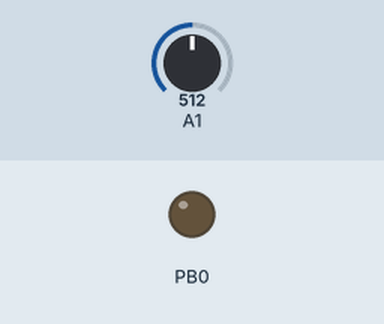
A sketch run on a simulated ATtiny85, built with avr-gcc and run on an emulated ATtiny85. Parts: output pins drawn as LEDs (lit = HIGH). The inputs (shaded band) are chosen by the test bench; at power-on: A1 = 512.

Above: at 1.2 s.
1.3 s: A1 set to 716
At 2.1 s:
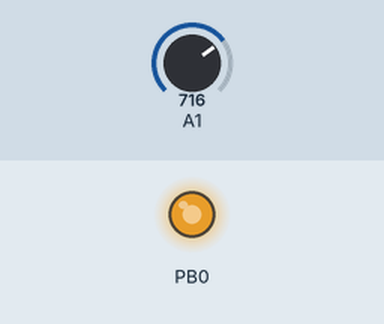
2.8 s: A1 set to 758
At 3.3 s:
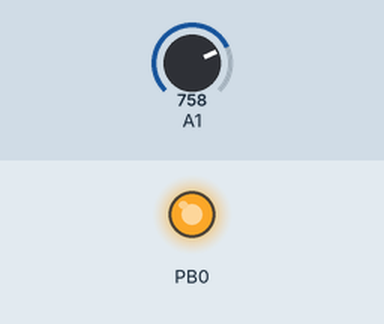
4.3 s: A1 set to 768
At 5.5 s:
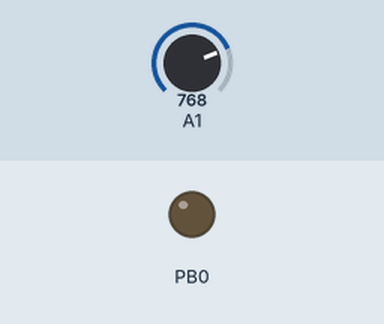
5.8 s: A1 set to 900
At 6.7 s:
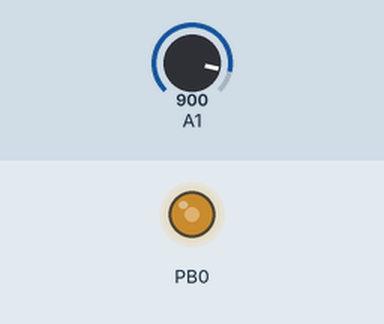
7.3 s: A1 set to 306
At 7.9 s:
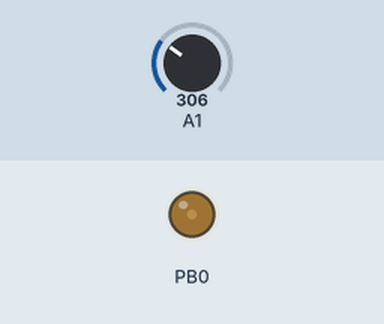
8.8 s: A1 set to 0
At 10.2 s:
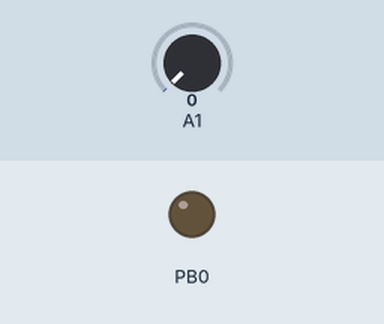
Timing chart, 0 to 11.3 s (numbered marks = the images above; inputs shaded):
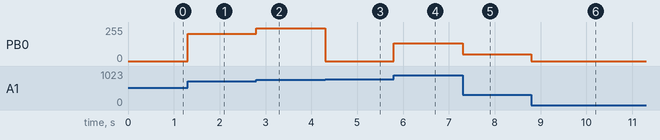

Measured:
- the behaviour switches between 767 and 768 on A1 (found by bisection; images 2 and 3)
- after the input at 1.3 s, PB0: 0/255 → 204/255 at once
- after the input at 2.8 s, PB0: 204/255 → 246/255 at once
- after the input at 4.3 s, PB0: 246/255 → 0/255 at once
- after the input at 5.8 s, PB0: 0/255 → 132/255 at once
- after the input at 7.3 s, PB0: 132/255 → 50/255 at once
- after the input at 8.8 s, PB0: 50/255 → 0/255 at once

The sketch:

Ghost_basic.ino
```cpp
void setup() {
    //P0, P1, and P4 are capable of hardware PWM (analogWrite).
    //0 is P0, 1 is P1, 4 is P4 - unlike the analog inputs,
    pinMode(0, OUTPUT);
    //for analog (PWM) outputs the pin number matches the port number.
}

void loop() {
    //sensorValue = analogRead(1); //Read P2
    analogWrite(0,analogRead(1));
    //delay(1000);
}
```
